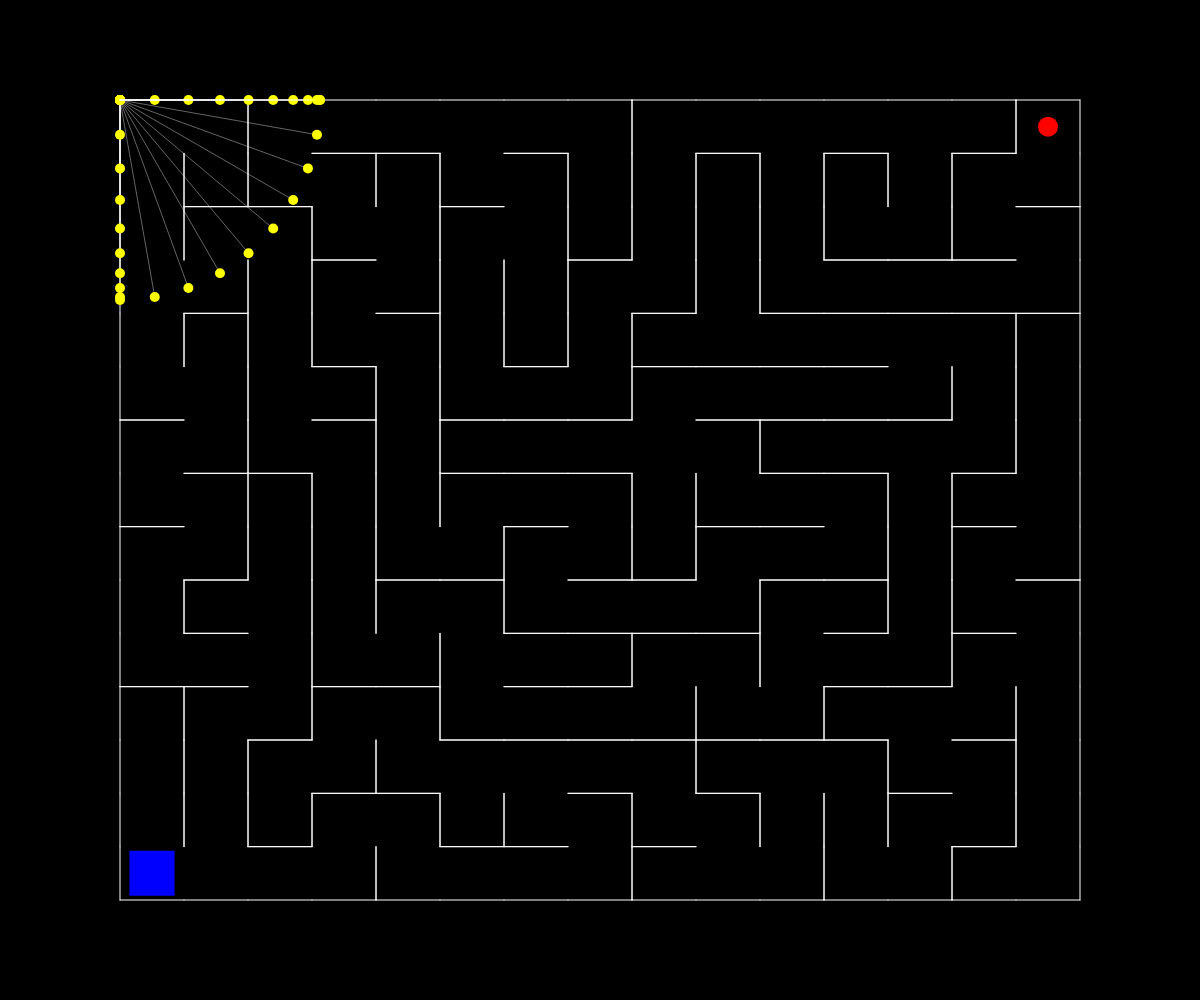
Frame 1 (no input)
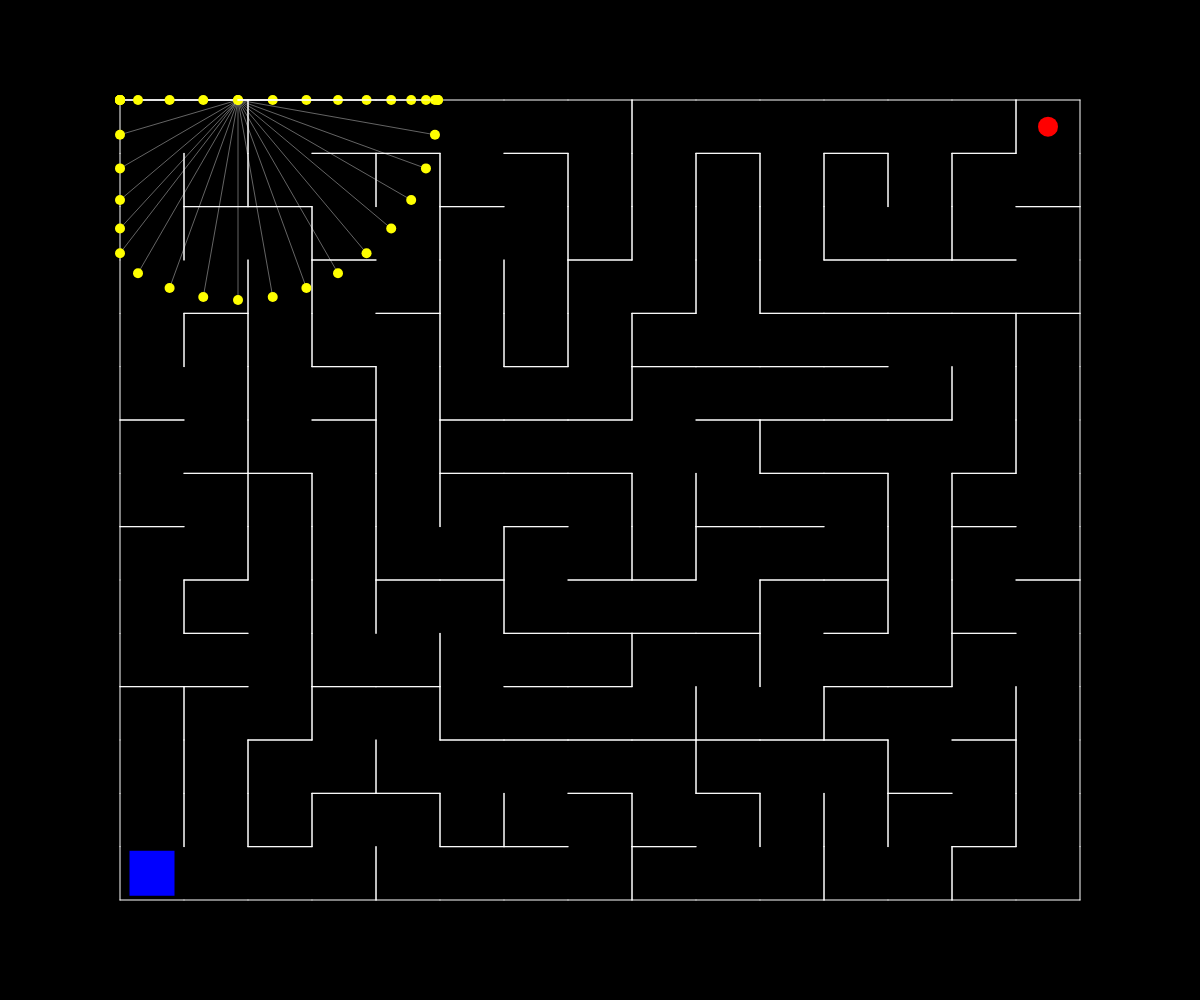
Frame 60 (no input)
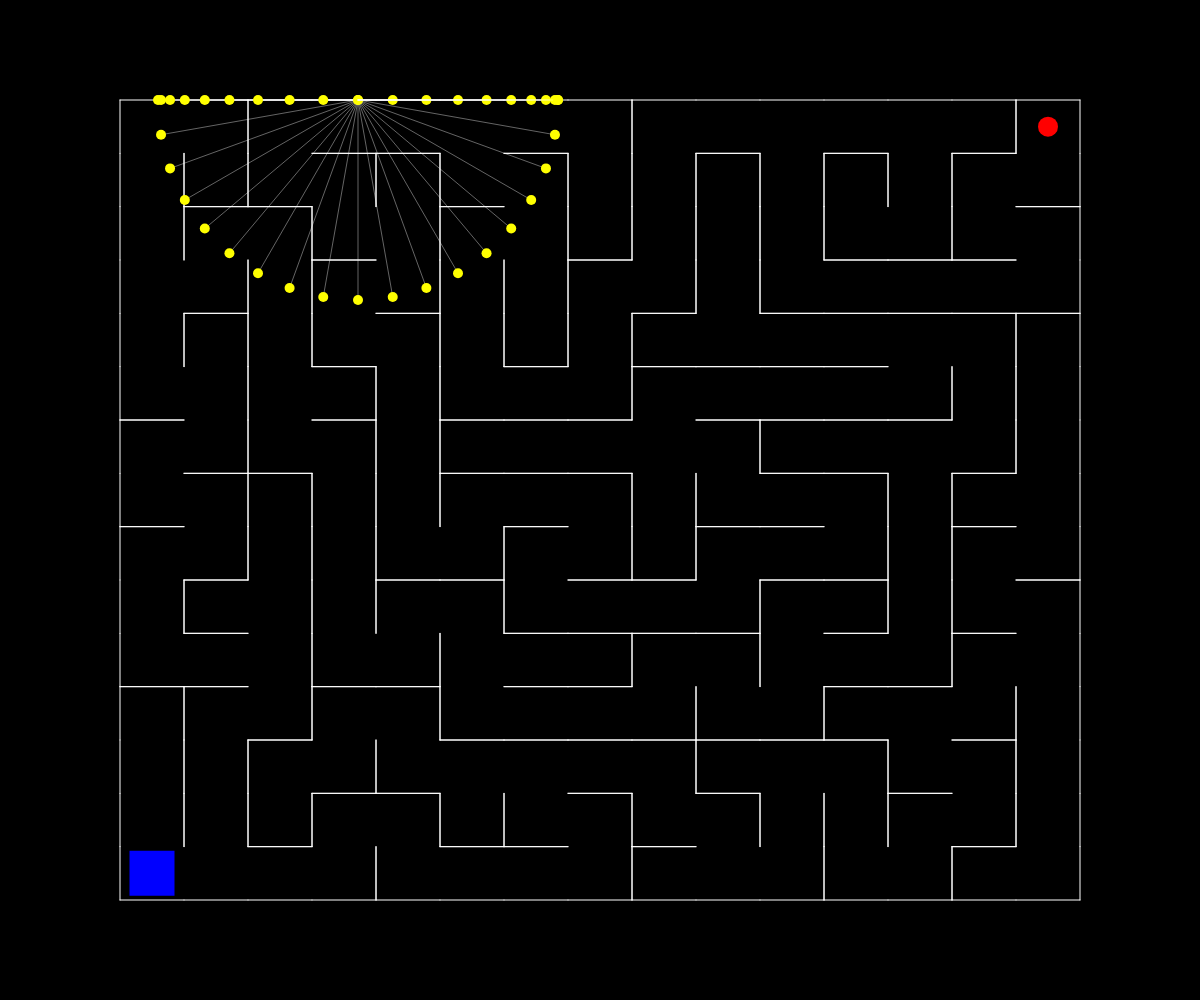
Frame 120 (the mouse pressed at the canvas centre since frame 60)

The p5.js sketch that drew these frames (run headless with seeded random() and noise() and a simulated clock; from frame 60 on, the mouse is pressed at the canvas centre):

// p5.js sketch
// ── sketch.js
let walls = [];
let mazeGridSize = 15;
let mazeSizeFactor = 0.8;

let start, end;
let gameStarted = false;
let winMessageShown = false;
let particles = [];

let perimeterPoints = [];

let particleSpeed = 2;
let rayCount = 36;
let rayLength = 200; // First level ray length
let rayEndpointSize = 15; // Increased ray endpoint size

let blueSquare = {
  x: 0,
  y: 0,
  width: 45,
  height: 45,
  dragging: false,
  offsetX: 0,
  offsetY: 0,
};

let gameOver = false;

let currentLevel = 1; // Variable to track the current level

let restartButtonWidth = 150;
let restartButtonHeight = 50;
let restartButtonTextSize = 24;

let restartButton;

function setup() {
  createCanvas(windowWidth, windowHeight);
  createMaze(mazeGridSize, mazeSizeFactor);

  calculatePerimeterPoints();

  // Store initial blue square position
  resetBlueSquarePosition();

  restartButton = createButton('Restart');
  restartButton.position(width / 2 - restartButtonWidth / 2, height / 2 + 50);
  restartButton.size(restartButtonWidth, restartButtonHeight);
  restartButton.mousePressed(restartGame);
  restartButton.style('font-size', restartButtonTextSize + 'px');
  restartButton.hide();

  // Initialize the particles and rays for the first time
  particles.push(new Particle(perimeterPoints, particleSpeed));
}

function draw() {
  background(0);

  if (gameOver) {
    fill(255, 0, 0);
    textSize(48);
    textAlign(CENTER, CENTER);
    text("GAME OVER!", width / 2, height / 2);
    restartButton.show();
    return;
  }

  for (let wall of walls) {
    wall.show();
  }

  fill(0, 255, 0);
  noStroke();
  ellipse(start.x, start.y, 20, 20);
  fill(255, 0, 0);
  ellipse(end.x, end.y, 20, 20);

  fill(0, 0, 255);
  noStroke();
  rect(blueSquare.x, blueSquare.y, blueSquare.width, blueSquare.height);

  for (let particle of particles) {
    particle.move();
    particle.show();

    if (particle.checkCollisionWithBlueSquare()) {
      gameOver = true;
      restartButton.show(); // Show the restart button when game is over
      return;
    }
  }

  if (gameStarted && !winMessageShown) {
    let distToEnd = dist(
      blueSquare.x + blueSquare.width / 2,
      blueSquare.y + blueSquare.height / 2,
      end.x,
      end.y
    );
    if (distToEnd < blueSquare.width / 2 + 10) { // Collision detection with red ellipse
      winMessageShown = true;
      noLoop();
      alert("You Win! The blue square touched the red ellipse.");
      nextLevel(); // Transition to next level when win condition is met
    }
  }
}

function nextLevel() {
  if (currentLevel === 1) {  // Proceed to level 2 after completing level 1
    currentLevel++;
    updateLevelSettings();
    resetBlueSquarePosition();  // Reset blue square position to start for new level
    particles = [];  // Clear the previous level particles to respawn new ones
    particles.push(new Particle(perimeterPoints, particleSpeed));  // Respawn particles
    restartButton.hide(); // Hide restart button after winning
    gameOver = false; // Reset game over state
    gameStarted = false; // Reset game start state
    loop();  // Resume the loop after winning
  } else {
    alert("You've completed Level 2!");
    noLoop(); // Stop the game when Level 2 is completed
  }
}

function updateLevelSettings() {
  if (currentLevel === 1) {
    mazeGridSize = 15;
    rayLength = 300;
    particleSpeed = 2;

  } else if (currentLevel === 2) {
    mazeGridSize = 7; // Level 2 uses a smaller grid size
    rayLength = 300;  // Longer ray length for level 2
    particleSpeed = 5;

  }
  createMaze(mazeGridSize, mazeSizeFactor); // Recreate maze with updated grid size
}

function resetBlueSquarePosition() {
  // Set the initial position of the blue square to the start point
  blueSquare.x = start.x - blueSquare.width / 2;
  blueSquare.y = start.y - blueSquare.height / 2;
}

function mousePressed() {
  // The game only starts when the user clicks on the blue square
  if (!gameStarted && mouseX > blueSquare.x && mouseX < blueSquare.x + blueSquare.width && mouseY > blueSquare.y && mouseY < blueSquare.y + blueSquare.height) {
    gameStarted = true;
  }

  if (
    mouseX > blueSquare.x &&
    mouseX < blueSquare.x + blueSquare.width &&
    mouseY > blueSquare.y &&
    mouseY < blueSquare.y + blueSquare.height
  ) {
    blueSquare.dragging = true;
    blueSquare.offsetX = mouseX - blueSquare.x;
    blueSquare.offsetY = mouseY - blueSquare.y;
  }
}

function mouseReleased() {
  blueSquare.dragging = false;
}

function mouseDragged() {
  if (blueSquare.dragging) {
    let newX = mouseX - blueSquare.offsetX;
    let newY = mouseY - blueSquare.offsetY;

    if (!isCollidingWithWall(newX, newY)) {
      blueSquare.x = newX;
      blueSquare.y = newY;
    }
  }
}

function isCollidingWithWall(x, y) {
  for (let wall of walls) {
    if (
      x + blueSquare.width > wall.x1 &&
      x < wall.x2 &&
      y + blueSquare.height > wall.y1 &&
      y < wall.y2
    ) {
      return true;
    }
  }
  return false;
}

class Boundary {
  constructor(x1, y1, x2, y2) {
    this.x1 = x1;
    this.y1 = y1;
    this.x2 = x2;
    this.y2 = y2;
  }

  show() {
    stroke(255);
    line(this.x1, this.y1, this.x2, this.y2);
  }
}

class Particle {
  constructor(perimeterPoints, speed) {
    this.pos = createVector(perimeterPoints[0].x, perimeterPoints[0].y);
    this.perimeterPoints = perimeterPoints;
    this.speed = speed;
    this.currentIndex = 0;
    this.color = color(255, 255, 0); // Set particle color
    this.size = 10; // Set particle size
  }

  move() {
    let targetPoint = this.perimeterPoints[this.currentIndex];
    let dir = createVector(targetPoint.x - this.pos.x, targetPoint.y - this.pos.y);
    dir.normalize().mult(this.speed);
    this.pos.add(dir);

    // Ensure the particle doesn't move past the perimeter (maze boundary)
    if (this.pos.x < perimeterPoints[0].x) this.pos.x = perimeterPoints[0].x;
    if (this.pos.x > perimeterPoints[1].x) this.pos.x = perimeterPoints[1].x;
    if (this.pos.y < perimeterPoints[0].y) this.pos.y = perimeterPoints[0].y;
    if (this.pos.y > perimeterPoints[2].y) this.pos.y = perimeterPoints[2].y;

    if (dist(this.pos.x, this.pos.y, targetPoint.x, targetPoint.y) < this.speed) {
      this.currentIndex = (this.currentIndex + 1) % this.perimeterPoints.length;
    }
  }

  show() {
    fill(this.color);
    noStroke();
    ellipse(this.pos.x, this.pos.y, this.size, this.size);

    for (let angle = 0; angle < TWO_PI; angle += TWO_PI / rayCount) {
      let dir = createVector(cos(angle), sin(angle));
      let ray = new Ray(this.pos, dir, this.color, this.size); // Pass particle's color and size
      ray.cast();
    }
  }

  checkCollisionWithBlueSquare() {
    if (
      this.pos.x > blueSquare.x &&
      this.pos.x < blueSquare.x + blueSquare.width &&
      this.pos.y > blueSquare.y &&
      this.pos.y < blueSquare.y + blueSquare.height
    ) {
      return true;
    }

    for (let angle = 0; angle < TWO_PI; angle += TWO_PI / rayCount) {
      let dir = createVector(cos(angle), sin(angle));
      let ray = new Ray(this.pos, dir, this.color, this.size);
      if (ray.hitsBlueSquare()) {
        return true;
      }
    }

    return false;
  }
}

class Ray {
  constructor(pos, dir, color, size) {
    this.pos = pos;
    this.dir = dir;
    this.color = color;
    this.size = size;
  }

  cast() {
    let closest = null;
    let record = rayLength;

    // Cast ray along the maze perimeter, ensuring the ray can't pass through it
    const perimeterLimit = perimeterPoints[1];
    const bounds = { xMin: perimeterPoints[0].x, xMax: perimeterPoints[1].x, yMin: perimeterPoints[0].y, yMax: perimeterPoints[2].y };
    let boundaryX = constrain(this.pos.x + this.dir.x * rayLength, bounds.xMin, bounds.xMax);
    let boundaryY = constrain(this.pos.y + this.dir.y * rayLength, bounds.yMin, bounds.yMax);

    // Find the closest point along the boundary
    closest = createVector(boundaryX, boundaryY);

    // Draw the ray and endpoint
    stroke(255, 100);
    line(this.pos.x, this.pos.y, closest.x, closest.y);

    fill(this.color);
    noStroke();
    ellipse(closest.x, closest.y, this.size, this.size);

    if (
      closest.x > blueSquare.x &&
      closest.x < blueSquare.x + blueSquare.width &&
      closest.y > blueSquare.y &&
      closest.y < blueSquare.y + blueSquare.height
    ) {
      gameOver = true;
      restartButton.show(); // Show the restart button when game is over
      return;
    }
  }

  hitsBlueSquare() {
    const { x, y, width, height } = blueSquare;
    const distance = dist(this.pos.x, this.pos.y, x + width / 2, y + height / 2);
    return distance < (rayEndpointSize / 2 + width / 2);
  }
}

function calculatePerimeterPoints() {
  let mazeWidth = width * mazeSizeFactor;
  let mazeHeight = height * mazeSizeFactor;
  let xOffset = (width - mazeWidth) / 2;
  let yOffset = (height - mazeHeight) / 2;

  perimeterPoints = [
    createVector(xOffset, yOffset),
    createVector(xOffset + mazeWidth, yOffset),
    createVector(xOffset + mazeWidth, yOffset + mazeHeight),
    createVector(xOffset, yOffset + mazeHeight),
  ];
}

function createMaze(gridSize, sizeFactor) {
  let mazeWidth = width * sizeFactor;
  let mazeHeight = height * sizeFactor;
  let cellWidth = mazeWidth / gridSize;
  let cellHeight = mazeHeight / gridSize;

  let grid = [];
  let stack = [];

  let xOffset = (width - mazeWidth) / 2;
  let yOffset = (height - mazeHeight) / 2;

  for (let i = 0; i < gridSize; i++) {
    grid[i] = [];
    for (let j = 0; j < gridSize; j++) {
      grid[i][j] = {
        x: i,
        y: j,
        walls: [true, true, true, true],
        visited: false,
      };
    }
  }

  let current = grid[gridSize - 1][0];
  current.visited = true;
  stack.push(current);

  while (stack.length > 0) {
    let next = getUnvisitedNeighbor(current, grid, gridSize);

    if (next) {
      next.visited = true;
      removeWalls(current, next);
      stack.push(current);
      current = next;
    } else {
      current = stack.pop();
    }
  }

  walls = [];
  for (let i = 0; i < gridSize; i++) {
    for (let j = 0; j < gridSize; j++) {
      let cell = grid[i][j];
      let x = xOffset + cell.x * cellWidth;
      let y = yOffset + cell.y * cellHeight;

      if (cell.walls[0]) walls.push(new Boundary(x, y, x + cellWidth, y));
      if (cell.walls[1]) walls.push(new Boundary(x + cellWidth, y, x + cellWidth, y + cellHeight));
      if (cell.walls[2]) walls.push(new Boundary(x, y + cellHeight, x + cellWidth, y + cellHeight));
      if (cell.walls[3]) walls.push(new Boundary(x, y, x, y + cellHeight));
    }
  }

  start = createVector(xOffset + cellWidth / 2, yOffset + (gridSize - 1) * cellHeight + cellHeight / 2);
  end = createVector(xOffset + (gridSize - 1) * cellWidth + cellWidth / 2, yOffset + cellHeight / 2);
}

function getUnvisitedNeighbor(current, grid, gridSize) {
  let x = current.x;
  let y = current.y;
  let neighbors = [];

  if (x > 0 && !grid[x - 1][y].visited) neighbors.push(grid[x - 1][y]);
  if (x < gridSize - 1 && !grid[x + 1][y].visited) neighbors.push(grid[x + 1][y]);
  if (y > 0 && !grid[x][y - 1].visited) neighbors.push(grid[x][y - 1]);
  if (y < gridSize - 1 && !grid[x][y + 1].visited) neighbors.push(grid[x][y + 1]);

  if (neighbors.length > 0) {
    return random(neighbors);
  } else {
    return undefined;
  }
}

function removeWalls(current, next) {
  let x = current.x - next.x;
  if (x === 1) {
    current.walls[3] = false;
    next.walls[1] = false;
  } else if (x === -1) {
    current.walls[1] = false;
    next.walls[3] = false;
  }

  let y = current.y - next.y;
  if (y === 1) {
    current.walls[0] = false;
    next.walls[2] = false;
  } else if (y === -1) {
    current.walls[2] = false;
    next.walls[0] = false;
  }
}

function restartGame() {
  // Restart the game logic
  currentLevel = 1;
  resetBlueSquarePosition();
  walls = [];
  createMaze(mazeGridSize, mazeSizeFactor);
  gameOver = false;
  winMessageShown = false;
  gameStarted = false;
  particles = [];
  particles.push(new Particle(perimeterPoints, particleSpeed));  // Respawn particles
  restartButton.hide();
  loop();  // Start the game loop again
}
